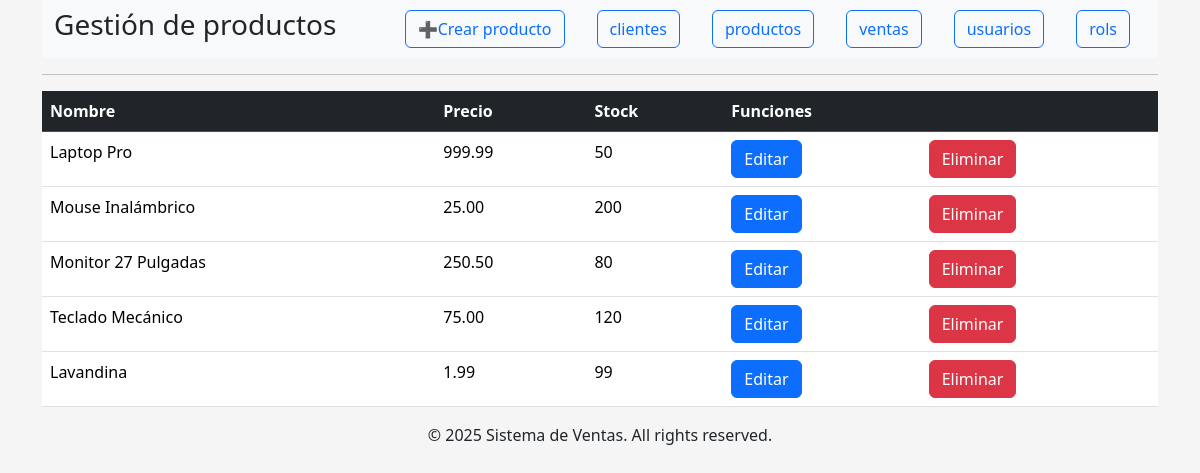
/index.php?controller=producto&action=list, run on the app's committed database.
### tables this page shows
CREATE TABLE `productos` (
  `id` int(11) NOT NULL,
  `nombre` varchar(150) NOT NULL,
  `precio` decimal(10,2) NOT NULL,
  `stock` int(11) NOT NULL
);

### index.php (called while the page is built, shortened)
<?php
$controller = new $controllerName();
$dataToView["data"] = array();
$dataToView["dataRel1"] = array();
if (method_exists($controller, $_GET["action"])) {
        $dataToView["data"] = $controller->{$_GET["action"]}();
        $campos = $controller->getCampos();
}
require_once 'view/template/header.php';
require_once 'view/' . $controller->view . '.php';
require_once 'view/template/footer.php';
?>

### controller/producto.php (called while the page is built, shortened)
<?php
require_once 'model/producto.php';
class ProductoController{
	public $tablaObj;
	public function __construct() {
		$this->tablaObj = new Producto();
	}
	public function list(){
		return $this->tablaObj->getTabla();
	}
	public function getCampos(){
		return $this->tablaObj->getCampos();
	}
}
?>

### model/producto.php (called while the page is built, shortened)
<?php
require_once 'model/db.php';
class Producto {
	private $tabla = 'productos';
	private $conection;
	private $campos;
	public function __construct() {
		$this->campos= [
			"id"=>"ID",
			"nombre" => "Nombre",
			"precio" => "Precio",
			"stock" => "Stock"
		];
	}
	public function getConection(){
		$dbObj = new Db();
		$this->conection = $dbObj->conection;
	}
	public function getTabla(){
		$sql = "SELECT * FROM ".$this->tabla;
		$stmt = $this->conection->prepare($sql);
		$stmt->execute();
		$resultado = $stmt->get_result();
		return $resultado->fetch_all(MYSQLI_ASSOC);
	}
	public function getCampos(){
		return $this->campos;
	}
}
?>

### model/db.php (called while the page is built, shortened)
<?php
class Db
{
    public function __construct()
    {
        $this->host = constant('DB_HOST');
        $this->db = constant('DB');
        $this->user = constant('DB_USER');
        $this->pass = constant('DB_PASS');
        try {
            $this->conection = new mysqli($this->host, $this->user, $this->pass, $this->db);
        }
        catch(Exception $e){
            die("Error al conectar con la Base de Datos. Inténtelo más tarde.");
        }
    }
}
?>

### view/listar.php (the view, shortened to what this page needs)
<table class="table">
	<thead class="table-dark">
		<tr>
			<?php
			foreach ($campos as $key => $encabezado) {
				if ($encabezado !== "" && $encabezado !== "ID" && $encabezado !== "Contraseña") {
					echo "<th>" . $encabezado . "</th>";
				}
			}
			?>
			<th colspan=" 2">Funciones</th>
		</tr>
	</thead>
	<tbody>
		<?php foreach ($dataToView["data"] as $tabla): ?>
			<tr>
				<?php
				foreach ($campos as $key => $encabezado) {
					if ($encabezado !== "" && $encabezado !== "ID" && $encabezado !== "Contraseña") {
						echo "<td>";
						if ($key == "id_cliente") {
							echo "(" . $tabla[$key] . ") " . $tabla["apellido"] . ", " . $tabla["nombre"];
						} else if ($key == "id_producto") {
							echo "(" . $tabla[$key] . ") " . $tabla["nombre"];
						} else if ($key == "id_rol") {
							echo "(" . $tabla[$key] . ") " . $tabla["rol"];
						} else {
							echo $tabla[$key];
						}
						echo "</td>";
					} elseif ($encabezado == "ID") {
						$id = $tabla[$key];
					}
				}
				?>
				<td>
					<a href="index.php?controller=<?= $_GET["controller"] ?>&action=edit&id=<?php echo $id; ?>" class="btn btn-primary">Editar</a>
				</td>
				<td>
					<a href="index.php?controller=<?= $_GET["controller"] ?>&action=confirmDelete&id=<?php echo $id; ?>" class="btn btn-danger">Eliminar</a>
				</td>
			</tr>
		<?php endforeach; ?>
	</tbody>
</table>

### view/template/estilos.css (style rules this page uses)
body { background-color: whitesmoke; }

### data on the page
productos: nombre "Laptop Pro", precio "999.99", stock "50"
productos: nombre "Mouse Inalámbrico", precio "25.00", stock "200"
productos: nombre "Monitor 27 Pulgadas", precio "250.50", stock "80"
productos: nombre "Teclado Mecánico", precio "75.00", stock "120"
productos: nombre "Lavandina", precio "1.99", stock "99"

### other printed values
$_GET["controller"] "producto"
$txtBoton "cliente"
$txtBoton "producto"
$txtBoton "venta"
$txtBoton "usuario"
$txtBoton "rol"
$encabezado "Nombre"
$encabezado "Precio"
$encabezado "Stock"
